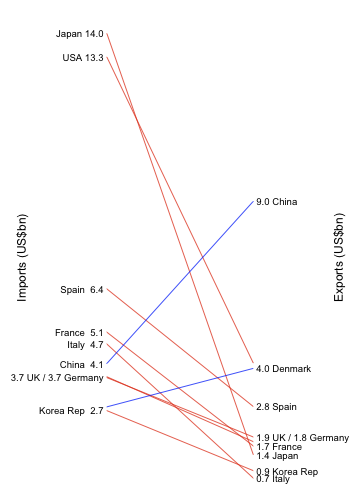

This chart was generated by the following R code:
# Chart of FAO Fish import/export data
#
# Data source: ftp://ftp.fao.org/fi/stat/summary/summ_99/Yb89tabA3.pdf
#
# Licenced: creative commons Attribution-Share Alike 2.5 Australia
# http://creativecommons.org/licenses/by-sa/2.5/au/

# Read data (which has been converted to csv format)
data <- read.csv("fish.csv", as.is = c(1,4))

# Split into two tables for imports and exports
imports <- data[2:4]
rownames(imports) <- data[,1]
exports <- data[6:8]
rownames(exports) <- data[,5]

# Add 2006 exports to imports table
imports$E2006 <- exports[data[,1],3]

# 2006 imports and exports in a single table
trade <- imports[,3:4]/1000000

# Drop 2006 exports from imports table
imports <- imports[,-4]

# Produce chart in png format
png("fish.png", width=360, height=500)
par(bty="n", mar=c(1, 7, 1, 7))

# Set colors: upward sloping blue, downward sloping red
cols <- rep("blue", dim(trade)[1])
cols[trade[,2] < trade[,1]] <- "red"

# Plot lines
plot(c(0,1), trade[1,], ylab="", xlab="", type="l", ylim=c(0.6,14), yaxt="n", xaxt="n", col=cols[1])
for (i in 2:10) {
	lines(c(0,1), trade[i,], col=cols[i])
}

# Select countries for LHS labels
lab.nos <- c(1,2,3,4,5,6,8,10) 
labs <- paste(rownames(trade), format(trade[,1], digits=1))[lab.nos]

# Fudge to get Germany in
labs[7] <- "3.7 UK / 3.7 Germany"
axis(side=2, at=trade[lab.nos,1], labels=labs, las=1, lwd=0, line=-1.2, cex.axis=.8)

# Select countries for RHS labels
lab.nos <- c(1,3,4,5,6,8,9,10) 
labs <- paste(format(trade[,2], digits=1), rownames(trade))[lab.nos]

# Fudge to get Germany in
labs[6] <- "1.9 UK / 1.8 Germany"
axis(side=4, at=trade[lab.nos,2], labels=labs, las=1, lwd=0, line=-1.2, cex.axis=.8)

mtext("Imports (US$bn)", side=2, line=5)	
mtext("Exports (US$bn)", side=4, line=5)	

# Add Stubborn Mule label
mtext("stubbornmule.net ", side=1, cex=.8,  adj=1, line=-1.5, outer=TRUE) 

dev.off()
